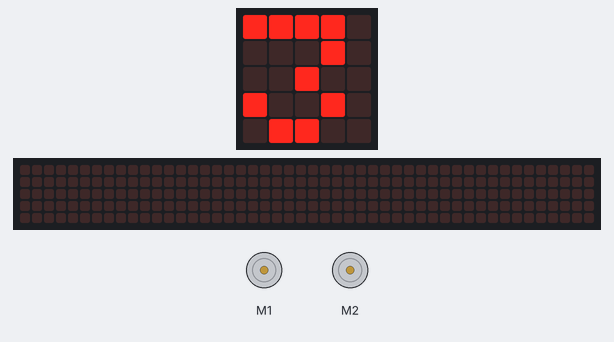
This program was run on a simulated BBC micro:bit (MakeCode). On the bench: 2 × DC motor (green arrow = forward, orange = backward, longer = faster), the board's 5×5 LED display, a strip that is not on the board, showing the scrolling text unrolled. The 48×5 strip is a reading aid, not a part: it shows the text the display is scrolling, unrolled, one strip-width of it at a time. At 37.3 s the program stops and its outputs stay as they are.

Above: at 0.1 s.
At 4.7 s:
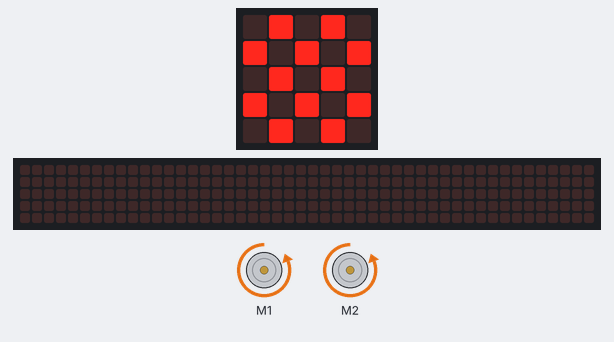
At 6.7 s:
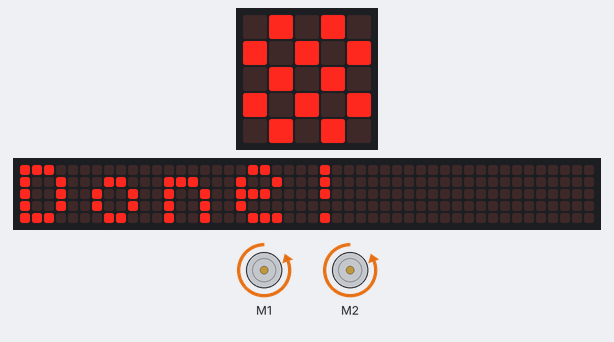
At 36.6 s:
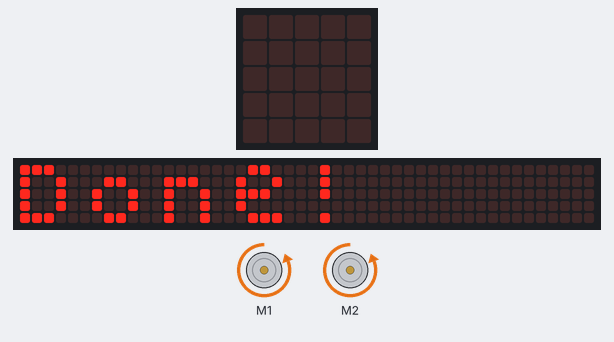
Timing chart, 0 to 38.1 s (numbered marks = the images above):
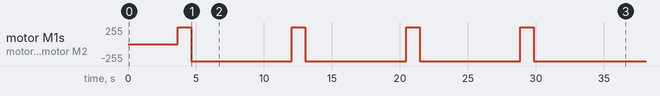

The program:

main.ts
```typescript
function Forward () {
    maqueen.MotorRun(maqueen.aMotors.M1, maqueen.Dir.CW, Speed)
    maqueen.MotorRun(maqueen.aMotors.M2, maqueen.Dir.CW, Speed)
}
function Backward () {
    maqueen.MotorRun(maqueen.aMotors.M1, maqueen.Dir.CCW, Speed)
    maqueen.MotorRun(maqueen.aMotors.M2, maqueen.Dir.CCW, Speed)
}
let Speed = 0
maqueen.motorStopAll()
Speed = 255
basic.showNumber(3)
basic.pause(200)
basic.showNumber(2)
basic.pause(200)
basic.showNumber(1)
basic.pause(200)
basic.showIcon(IconNames.Chessboard)
basic.pause(200)
for (let index = 0; index < 4; index++) {
    Forward()
    basic.pause(1000)
    Backward()
    basic.pause(1000)
    basic.pause(1000)
    basic.showString("Done!")
}
```

test.ts
```typescript
// Tady jsou testy. Při použití tohoto balíčku jako rozšíření nebude zkompilováno.
```

Measured:
- what the display in image 1 shows lasts 3.8 s, from 2.9 s to 6.7 s
